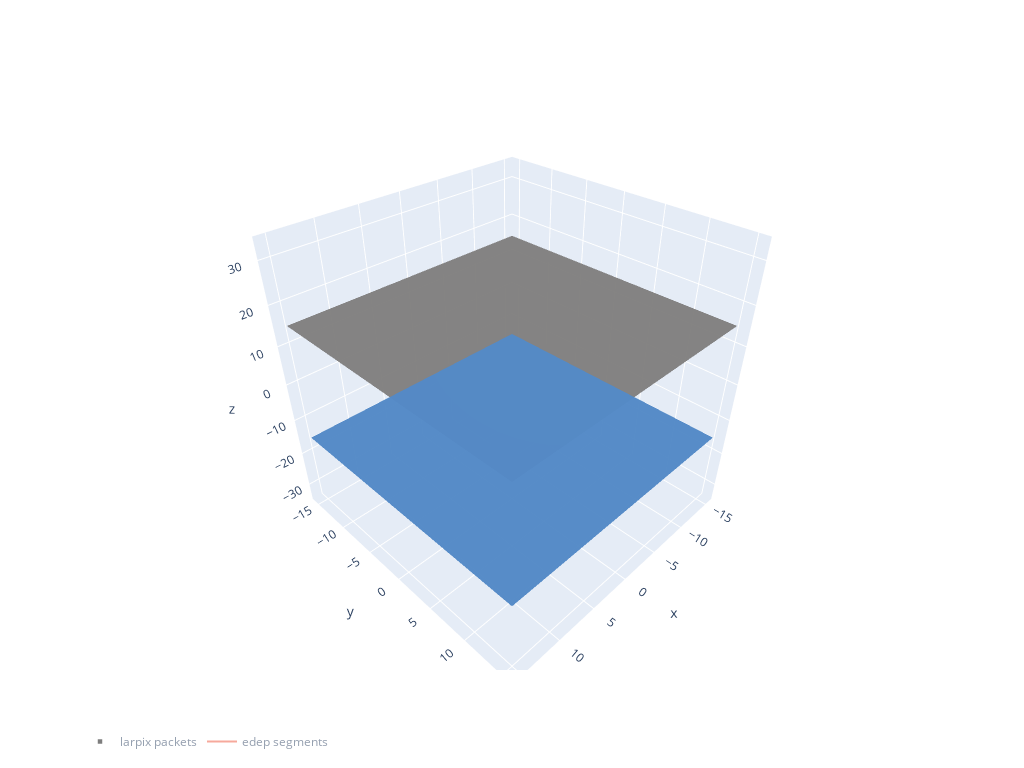

The code cell stored with this chart in its notebook:
### Code cell
fig = go.Figure()

fig.add_traces(draw_cathode_planes(
    geom_dict,
    tpc_centers,
    showscale=False,
    opacity=0.3,
    colorscale='gray',
))

fig.add_traces(draw_anode_planes(
    geom_dict,
    tpc_centers,
    showscale=False,
    opacity=0.3,
    colorscale='ice',
))


trace = go.Scatter3d(
        x=x, y=y, z=z,
        marker_color=dQ,
        name='larpix packets',
        mode='markers',
        visible='legendonly',
        marker_size=4.5,
        marker_symbol='square',
        showlegend=True,
        opacity=1.
        )

tracks = plot_tracks(seg_ev, 
                     mode="lines",
                     name="edep segments",
                     visible='legendonly',
                     showlegend=True
                     )

fig.update_layout(
    width=1024, height=768,
    legend_orientation="h",
    scene = dict(
        zaxis = dict(range=[-35,35],),),
                     
)

fig.add_traces(trace)
fig.add_traces(tracks)
fig.show()
#Make sure to click on the "Larpix packets" and "edep segments" icons on the plot so that they are visible!

### Figure 1 — Plotly figure (JSON) as saved in the notebook; plotly's stock layout.template omitted (floating-point values rounded to 4 significant figures)
{"data": [{"colorscale": [[0, "rgb(0, 0, 0)"], [0.09091, "rgb(16, 16, 16)"], [0.1818, "rgb(38, 38, 38)"], [0.2727, "rgb(59, 59, 59)"], [0.3636, "rgb(81, 80, 80)"], [0.4545, "rgb(102, 101, 101)"], [0.5455, "rgb(124, 123, 122)"], [0.6364, "rgb(146, 146, 145)"], [0.7273, "rgb(171, 171, 170)"], [0.8182, "rgb(197, 197, 195)"], [0.9091, "rgb(224, 224, 223)"], [1, "rgb(254, 254, 253)"]], "opacity": 0.3, "showscale": false, "type": "surface", "x": [-15.3, 15.3], "y": [-15.3, 15.3], "z": [[15.13, 15.13], [15.13, 15.13]]}, {"colorscale": [[0, "rgb(0, 0, 0)"], [0.09091, "rgb(16, 16, 16)"], [0.1818, "rgb(38, 38, 38)"], [0.2727, "rgb(59, 59, 59)"], [0.3636, "rgb(81, 80, 80)"], [0.4545, "rgb(102, 101, 101)"], [0.5455, "rgb(124, 123, 122)"], [0.6364, "rgb(146, 146, 145)"], [0.7273, "rgb(171, 171, 170)"], [0.8182, "rgb(197, 197, 195)"], [0.9091, "rgb(224, 224, 223)"], [1, "rgb(254, 254, 253)"]], "opacity": 0.3, "showscale": false, "type": "surface", "x": [-15.3, 15.3], "y": [-15.3, 15.3], "z": [[15.13, 15.13], [15.13, 15.13]]}, {"colorscale": [[0, "rgb(0, 0, 0)"], [0.09091, "rgb(16, 16, 16)"], [0.1818, "rgb(38, 38, 38)"], [0.2727, "rgb(59, 59, 59)"], [0.3636, "rgb(81, 80, 80)"], [0.4545, "rgb(102, 101, 101)"], [0.5455, "rgb(124, 123, 122)"], [0.6364, "rgb(146, 146, 145)"], [0.7273, "rgb(171, 171, 170)"], [0.8182, "rgb(197, 197, 195)"], [0.9091, "rgb(224, 224, 223)"], [1, "rgb(254, 254, 253)"]], "opacity": 0.3, "showscale": false, "type": "surface", "x": [-15.3, 15.3], "y": [-15.3, 15.3], "z": [[15.13, 15.13], [15.13, 15.13]]}, {"colorscale": [[0, "rgb(0, 0, 0)"], [0.09091, "rgb(16, 16, 16)"], [0.1818, "rgb(38, 38, 38)"], [0.2727, "rgb(59, 59, 59)"], [0.3636, "rgb(81, 80, 80)"], [0.4545, "rgb(102, 101, 101)"], [0.5455, "rgb(124, 123, 122)"], [0.6364, "rgb(146, 146, 145)"], [0.7273, "rgb(171, 171, 170)"], [0.8182, "rgb(197, 197, 195)"], [0.9091, "rgb(224, 224, 223)"], [1, "rgb(254, 254, 253)"]], "opacity": 0.3, "showscale": false, "type": "surface", "x": [-15.3, 15.3], "y": [-15.3, 15.3], "z": [[15.13, 15.13], [15.13, 15.13]]}, {"colorscale": [[0, "rgb(0, 0, 0)"], [0.09091, "rgb(16, 16, 16)"], [0.1818, "rgb(38, 38, 38)"], [0.2727, "rgb(59, 59, 59)"], [0.3636, "rgb(81, 80, 80)"], [0.4545, "rgb(102, 101, 101)"], [0.5455, "rgb(124, 123, 122)"], [0.6364, "rgb(146, 146, 145)"], [0.7273, "rgb(171, 171, 170)"], [0.8182, "rgb(197, 197, 195)"], [0.9091, "rgb(224, 224, 223)"], [1, "rgb(254, 254, 253)"]], "opacity": 0.3, "showscale": false, "type": "surface", "x": [-15.3, 15.3], "y": [-15.3, 15.3], "z": [[15.13, 15.13], [15.13, 15.13]]}, {"colorscale": [[0, "rgb(0, 0, 0)"], [0.09091, "rgb(16, 16, 16)"], [0.1818, "rgb(38, 38, 38)"], [0.2727, "rgb(59, 59, 59)"], [0.3636, "rgb(81, 80, 80)"], [0.4545, "rgb(102, 101, 101)"], [0.5455, "rgb(124, 123, 122)"], [0.6364, "rgb(146, 146, 145)"], [0.7273, "rgb(171, 171, 170)"], [0.8182, "rgb(197, 197, 195)"], [0.9091, "rgb(224, 224, 223)"], [1, "rgb(254, 254, 253)"]], "opacity": 0.3, "showscale": false, "type": "surface", "x": [-15.3, 15.3], "y": [-15.3, 15.3], "z": [[15.13, 15.13], [15.13, 15.13]]}, {"colorscale": [[0, "rgb(0, 0, 0)"], [0.09091, "rgb(16, 16, 16)"], [0.1818, "rgb(38, 38, 38)"], [0.2727, "rgb(59, 59, 59)"], [0.3636, "rgb(81, 80, 80)"], [0.4545, "rgb(102, 101, 101)"], [0.5455, "rgb(124, 123, 122)"], [0.6364, "rgb(146, 146, 145)"], [0.7273, "rgb(171, 171, 170)"], [0.8182, "rgb(197, 197, 195)"], [0.9091, "rgb(224, 224, 223)"], [1, "rgb(254, 254, 253)"]], "opacity": 0.3, "showscale": false, "type": "surface", "x": [-15.3, 15.3], "y": [-15.3, 15.3], "z": [[15.13, 15.13], [15.13, 15.13]]}, {"colorscale": [[0, "rgb(0, 0, 0)"], [0.09091, "rgb(16, 16, 16)"], [0.1818, "rgb(38, 38, 38)"], [0.2727, "rgb(59, 59, 59)"], [0.3636, "rgb(81, 80, 80)"], [0.4545, "rgb(102, 101, 101)"], [0.5455, "rgb(124, 123, 122)"], [0.6364, "rgb(146, 146, 145)"], [0.7273, "rgb(171, 171, 170)"], [0.8182, "rgb(197, 197, 195)"], [0.9091, "rgb(224, 224, 223)"], [1, "rgb(254, 254, 253)"]], "opacity": 0.3, "showscale": false, "type": "surface", "x": [-15.3, 15.3], "y": [-15.3, 15.3], "z": [[15.13, 15.13], [15.13, 15.13]]}, {"colorscale": [[0, "rgb(0, 0, 0)"], [0.09091, "rgb(16, 16, 16)"], [0.1818, "rgb(38, 38, 38)"], [0.2727, "rgb(59, 59, 59)"], [0.3636, "rgb(81, 80, 80)"], [0.4545, "rgb(102, 101, 101)"], [0.5455, "rgb(124, 123, 122)"], [0.6364, "rgb(146, 146, 145)"], [0.7273, "rgb(171, 171, 170)"], [0.8182, "rgb(197, 197, 195)"], [0.9091, "rgb(224, 224, 223)"], [1, "rgb(254, 254, 253)"]], "opacity": 0.3, "showscale": false, "type": "surface", "x": [-15.3, 15.3], "y": [-15.3, 15.3], "z": [[15.13, 15.13], [15.13, 15.13]]}, {"colorscale": [[0, "rgb(0, 0, 0)"], [0.09091, "rgb(16, 16, 16)"], [0.1818, "rgb(38, 38, 38)"], [0.2727, "rgb(59, 59, 59)"], [0.3636, "rgb(81, 80, 80)"], [0.4545, "rgb(102, 101, 101)"], [0.5455, "rgb(124, 123, 122)"], [0.6364, "rgb(146, 146, 145)"], [0.7273, "rgb(171, 171, 170)"], [0.8182, "rgb(197, 197, 195)"], [0.9091, "rgb(224, 224, 223)"], [1, "rgb(254, 254, 253)"]], "opacity": 0.3, "showscale": false, "type": "surface", "x": [-15.3, 15.3], "y": [-15.3, 15.3], "z": [[15.13, 15.13], [15.13, 15.13]]}, {"colorscale": [[0, "rgb(3, 5, 18)"], [0.09091, "rgb(25, 25, 51)"], [0.1818, "rgb(44, 42, 87)"], [0.2727, "rgb(58, 60, 125)"], [0.3636, "rgb(62, 83, 160)"], [0.4545, "rgb(62, 109, 178)"], [0.5455, "rgb(72, 134, 187)"], [0.6364, "rgb(89, 159, 196)"], [0.7273, "rgb(114, 184, 205)"], [0.8182, "rgb(149, 207, 216)"], [0.9091, "rgb(192, 229, 232)"], [1, "rgb(234, 252, 253)"]], "opacity": 0.3, "showscale": false, "type": "surface", "x": [-15.3, 15.3], "y": [-15.3, 15.3], "z": [[-15.13, -15.13], [-15.13, -15.13]]}, {"colorscale": [[0, "rgb(3, 5, 18)"], [0.09091, "rgb(25, 25, 51)"], [0.1818, "rgb(44, 42, 87)"], [0.2727, "rgb(58, 60, 125)"], [0.3636, "rgb(62, 83, 160)"], [0.4545, "rgb(62, 109, 178)"], [0.5455, "rgb(72, 134, 187)"], [0.6364, "rgb(89, 159, 196)"], [0.7273, "rgb(114, 184, 205)"], [0.8182, "rgb(149, 207, 216)"], [0.9091, "rgb(192, 229, 232)"], [1, "rgb(234, 252, 253)"]], "opacity": 0.3, "showscale": false, "type": "surface", "x": [-15.3, 15.3], "y": [-15.3, 15.3], "z": [[-15.13, -15.13], [-15.13, -15.13]]}, {"colorscale": [[0, "rgb(3, 5, 18)"], [0.09091, "rgb(25, 25, 51)"], [0.1818, "rgb(44, 42, 87)"], [0.2727, "rgb(58, 60, 125)"], [0.3636, "rgb(62, 83, 160)"], [0.4545, "rgb(62, 109, 178)"], [0.5455, "rgb(72, 134, 187)"], [0.6364, "rgb(89, 159, 196)"], [0.7273, "rgb(114, 184, 205)"], [0.8182, "rgb(149, 207, 216)"], [0.9091, "rgb(192, 229, 232)"], [1, "rgb(234, 252, 253)"]], "opacity": 0.3, "showscale": false, "type": "surface", "x": [-15.3, 15.3], "y": [-15.3, 15.3], "z": [[-15.13, -15.13], [-15.13, -15.13]]}, {"colorscale": [[0, "rgb(3, 5, 18)"], [0.09091, "rgb(25, 25, 51)"], [0.1818, "rgb(44, 42, 87)"], [0.2727, "rgb(58, 60, 125)"], [0.3636, "rgb(62, 83, 160)"], [0.4545, "rgb(62, 109, 178)"], [0.5455, "rgb(72, 134, 187)"], [0.6364, "rgb(89, 159, 196)"], [0.7273, "rgb(114, 184, 205)"], [0.8182, "rgb(149, 207, 216)"], [0.9091, "rgb(192, 229, 232)"], [1, "rgb(234, 252, 253)"]], "opacity": 0.3, "showscale": false, "type": "surface", "x": [-15.3, 15.3], "y": [-15.3, 15.3], "z": [[-15.13, -15.13], [-15.13, -15.13]]}, {"colorscale": [[0, "rgb(3, 5, 18)"], [0.09091, "rgb(25, 25, 51)"], [0.1818, "rgb(44, 42, 87)"], [0.2727, "rgb(58, 60, 125)"], [0.3636, "rgb(62, 83, 160)"], [0.4545, "rgb(62, 109, 178)"], [0.5455, "rgb(72, 134, 187)"], [0.6364, "rgb(89, 159, 196)"], [0.7273, "rgb(114, 184, 205)"], [0.8182, "rgb(149, 207, 216)"], [0.9091, "rgb(192, 229, 232)"], [1, "rgb(234, 252, 253)"]], "opacity": 0.3, "showscale": false, "type": "surface", "x": [-15.3, 15.3], "y": [-15.3, 15.3], "z": [[-15.13, -15.13], [-15.13, -15.13]]}, {"colorscale": [[0, "rgb(3, 5, 18)"], [0.09091, "rgb(25, 25, 51)"], [0.1818, "rgb(44, 42, 87)"], [0.2727, "rgb(58, 60, 125)"], [0.3636, "rgb(62, 83, 160)"], [0.4545, "rgb(62, 109, 178)"], [0.5455, "rgb(72, 134, 187)"], [0.6364, "rgb(89, 159, 196)"], [0.7273, "rgb(114, 184, 205)"], [0.8182, "rgb(149, 207, 216)"], [0.9091, "rgb(192, 229, 232)"], [1, "rgb(234, 252, 253)"]], "opacity": 0.3, "showscale": false, "type": "surface", "x": [-15.3, 15.3], "y": [-15.3, 15.3], "z": [[-15.13, -15.13], [-15.13, -15.13]]}, {"colorscale": [[0, "rgb(3, 5, 18)"], [0.09091, "rgb(25, 25, 51)"], [0.1818, "rgb(44, 42, 87)"], [0.2727, "rgb(58, 60, 125)"], [0.3636, "rgb(62, 83, 160)"], [0.4545, "rgb(62, 109, 178)"], [0.5455, "rgb(72, 134, 187)"], [0.6364, "rgb(89, 159, 196)"], [0.7273, "rgb(114, 184, 205)"], [0.8182, "rgb(149, 207, 216)"], [0.9091, "rgb(192, 229, 232)"], [1, "rgb(234, 252, 253)"]], "opacity": 0.3, "showscale": false, "type": "surface", "x": [-15.3, 15.3], "y": [-15.3, 15.3], "z": [[-15.13, -15.13], [-15.13, -15.13]]}, {"colorscale": [[0, "rgb(3, 5, 18)"], [0.09091, "rgb(25, 25, 51)"], [0.1818, "rgb(44, 42, 87)"], [0.2727, "rgb(58, 60, 125)"], [0.3636, "rgb(62, 83, 160)"], [0.4545, "rgb(62, 109, 178)"], [0.5455, "rgb(72, 134, 187)"], [0.6364, "rgb(89, 159, 196)"], [0.7273, "rgb(114, 184, 205)"], [0.8182, "rgb(149, 207, 216)"], [0.9091, "rgb(192, 229, 232)"], [1, "rgb(234, 252, 253)"]], "opacity": 0.3, "showscale": false, "type": "surface", "x": [-15.3, 15.3], "y": [-15.3, 15.3], "z": [[-15.13, -15.13], [-15.13, -15.13]]}, {"colorscale": [[0, "rgb(3, 5, 18)"], [0.09091, "rgb(25, 25, 51)"], [0.1818, "rgb(44, 42, 87)"], [0.2727, "rgb(58, 60, 125)"], [0.3636, "rgb(62, 83, 160)"], [0.4545, "rgb(62, 109, 178)"], [0.5455, "rgb(72, 134, 187)"], [0.6364, "rgb(89, 159, 196)"], [0.7273, "rgb(114, 184, 205)"], [0.8182, "rgb(149, 207, 216)"], [0.9091, "rgb(192, 229, 232)"], [1, "rgb(234, 252, 253)"]], "opacity": 0.3, "showscale": false, "type": "surface", "x": [-15.3, 15.3], "y": [-15.3, 15.3], "z": [[-15.13, -15.13], [-15.13, -15.13]]}, {"colorscale": [[0, "rgb(3, 5, 18)"], [0.09091, "rgb(25, 25, 51)"], [0.1818, "rgb(44, 42, 87)"], [0.2727, "rgb(58, 60, 125)"], [0.3636, "rgb(62, 83, 160)"], [0.4545, "rgb(62, 109, 178)"], [0.5455, "rgb(72, 134, 187)"], [0.6364, "rgb(89, 159, 196)"], [0.7273, "rgb(114, 184, 205)"], [0.8182, "rgb(149, 207, 216)"], [0.9091, "rgb(192, 229, 232)"], [1, "rgb(234, 252, 253)"]], "opacity": 0.3, "showscale": false, "type": "surface", "x": [-15.3, 15.3], "y": [-15.3, 15.3], "z": [[-15.13, -15.13], [-15.13, -15.13]]}, {"marker": {"color": [7.051, 8.039, 8.039, 8.039, 6.062, 8.039, 10.02, 11.99, 7.051, 11.0, 7.051, 9.027], "size": 4.5, "symbol": "square"}, "mode": "markers", "name": "larpix packets", "opacity": 1, "showlegend": true, "type": "scatter3d", "visible": "legendonly", "x": [-0.2217, 0.2217, 0.2217, 0.2217, 0.2217, 0.2217, 0.2217, 0.6651, 1.108, 0.6651, 0.6651, 1.108], "y": [-0.2217, -0.2217, -0.2217, -0.2217, -0.2217, 0.2217, 0.2217, 0.2217, 0.2217, 0.6651, 0.6651, 0.6651], "z": [-13.21, -14.29, -14.02, -13.73, -13.36, -12.49, -12.22, -12.0, -11.8, -12.09, -11.95, -11.78]}, {"mode": "lines", "name": "edep segments", "showlegend": true, "type": "scatter3d", "visible": "legendonly", "x": [0.2044, -0.03111, null, -0.03111, 0.1819, null, 0.1819, 0.555, null, 0.555, 0.8672, null, 0.8672, 1.079, null, 1.079, 1.273, null, 1.273, 1.403, null, 1.403, 1.411, null, 1.079, 1.103, null, 0.555, 0.7834, null, 0.7834, 0.5435, null, 0.5435, 0.5016, null, 6.196, 6.169, null, 6.662, 6.662, null, 8.356, 8.356, null, 7.579, 7.579, null, 4.632, 4.629, null, 6.996, 6.998, null, 6.007, 6.007, null, 5.894, 5.894, null, 5.913, 5.92, null, 0.6741, 0.6773, null, 0.3187, 0.2759, null, 0.2759, 0.2089, null], "y": [-0.1622, -0.2131, null, -0.2131, 0.1745, null, 0.1745, 0.3525, null, 0.3525, 0.4637, null, 0.4637, 0.4827, null, 0.4827, 0.3838, null, 0.3838, 0.4803, null, 0.4803, 0.4783, null, 0.4827, 0.484, null, 0.3525, 0.5601, null, 0.5601, 0.6554, null, 0.6554, 0.6759, null, -8.003, -7.979, null, -8.399, -8.399, null, -10.67, -10.67, null, -9.824, -9.824, null, -8.97, -8.971, null, -6.395, -6.396, null, -3.916, -3.916, null, -3.695, -3.695, null, -2.439, -2.436, null, -0.4809, -0.4584, null, -0.8449, -0.9006, null, -0.9006, -0.824, null], "z": [-14.55, -13.26, null, -13.26, -12.3, null, -12.3, -12.07, null, -12.07, -11.83, null, -11.83, -11.86, null, -11.86, -11.92, null, -11.92, -11.94, null, -11.94, -11.9, null, -11.86, -11.83, null, -12.07, -12.07, null, -12.07, -12.18, null, -12.18, -12.15, null, 12.88, 12.91, null, 12.3, 12.3, null, 13.68, 13.68, null, 12.46, 12.46, null, 11.95, 11.95, null, 10.24, 10.24, null, 10.18, 10.18, null, 9.887, 9.887, null, 9.031, 9.034, null, 3.775, 3.781, null, 3.362, 3.535, null, 3.535, 3.596, null]}], "layout": {"height": 768, "legend": {"orientation": "h"}, "scene": {"zaxis": {"range": [-35, 35]}}, "width": 1024}}
